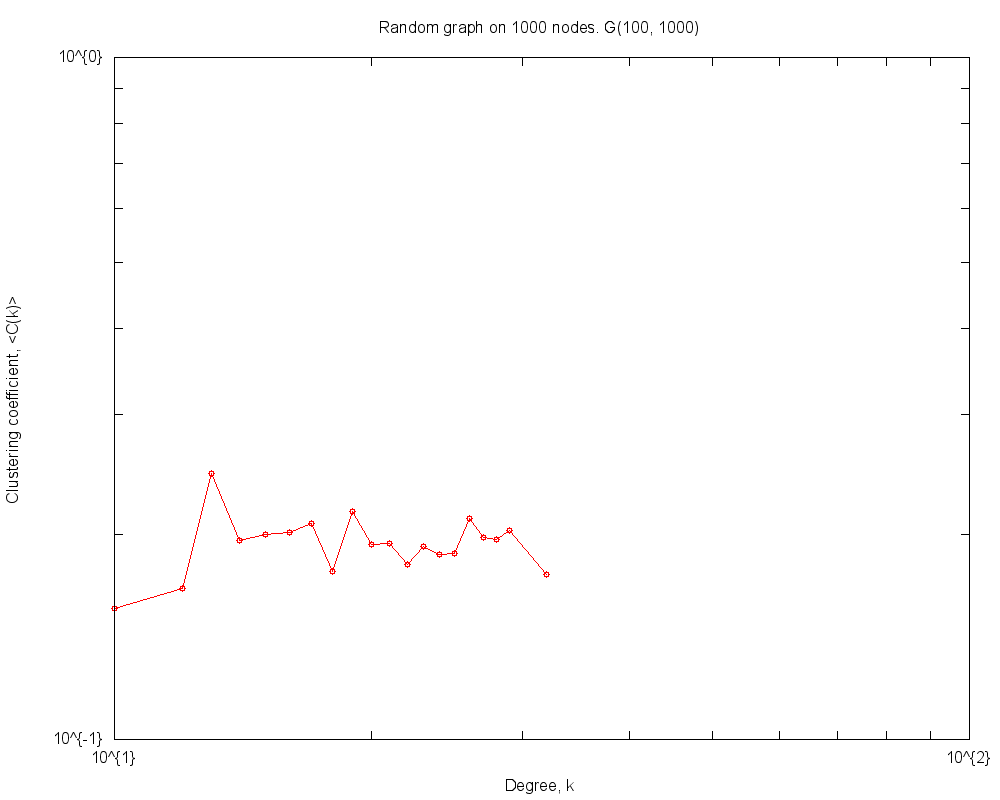

Write the gnuplot code that produced this figure.
#
# Random graph on 1000 nodes. G(100, 1000) (Thu Mar 20 17:42:13 2014)
#

set title "Random graph on 1000 nodes. G(100, 1000)"
set key bottom right
set logscale xy 10
set format x "10^{%L}"
set mxtics 10
set format y "10^{%L}"
set mytics 10
set grid
set xlabel "Degree, k"
set ylabel "Clustering coefficient, <C(k)>"
set tics scale 2
set terminal png size 1000,800
set output 'ccf.RndGraph.png'
plot 	"ccf.RndGraph.tab" using 1:2 title "" with linespoints pt 6
